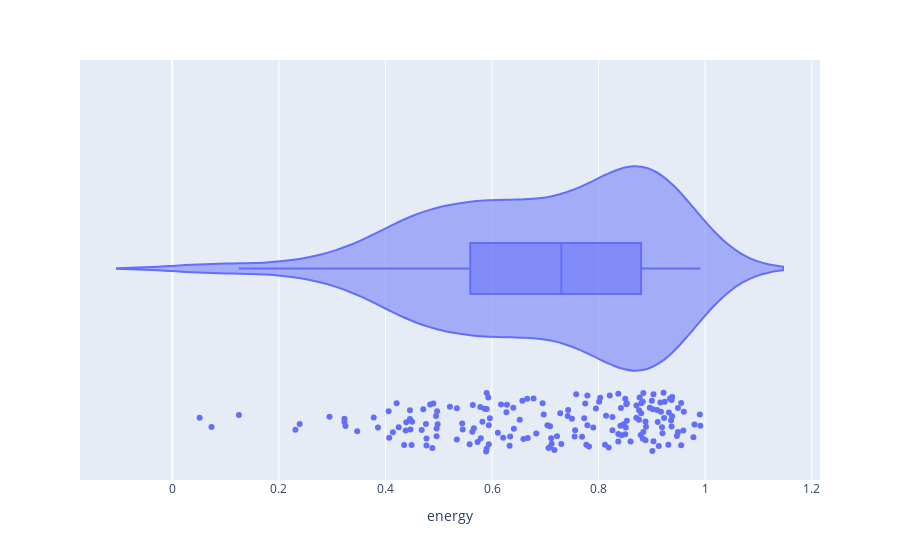

The notebook cell this image was saved under:
### Code cell
fig = px.violin(samples_for_year, x="energy", box=True, points="all")
fig.show()

### Figure 1 — Plotly figure (JSON) as saved in the notebook; plotly's stock layout.template omitted (floating-point values rounded to 4 significant figures; data arrays with more than 128 entries replaced by an {"elided": "..."} marker saying what was removed)
{"data": [{"alignmentgroup": "True", "box": {"visible": true}, "hovertemplate": "energy=%{x}<extra></extra>", "legendgroup": "", "marker": {"color": "#636efa"}, "name": "", "offsetgroup": "", "orientation": "h", "points": "all", "scalegroup": "True", "showlegend": false, "type": "violin", "x": {"elided": "175 float values"}, "x0": " ", "xaxis": "x", "y0": " ", "yaxis": "y"}], "layout": {"legend": {"tracegroupgap": 0}, "margin": {"t": 60}, "violinmode": "group", "xaxis": {"anchor": "y", "domain": [0, 1], "title": {"text": "energy"}}, "yaxis": {"anchor": "x", "domain": [0, 1]}}}
